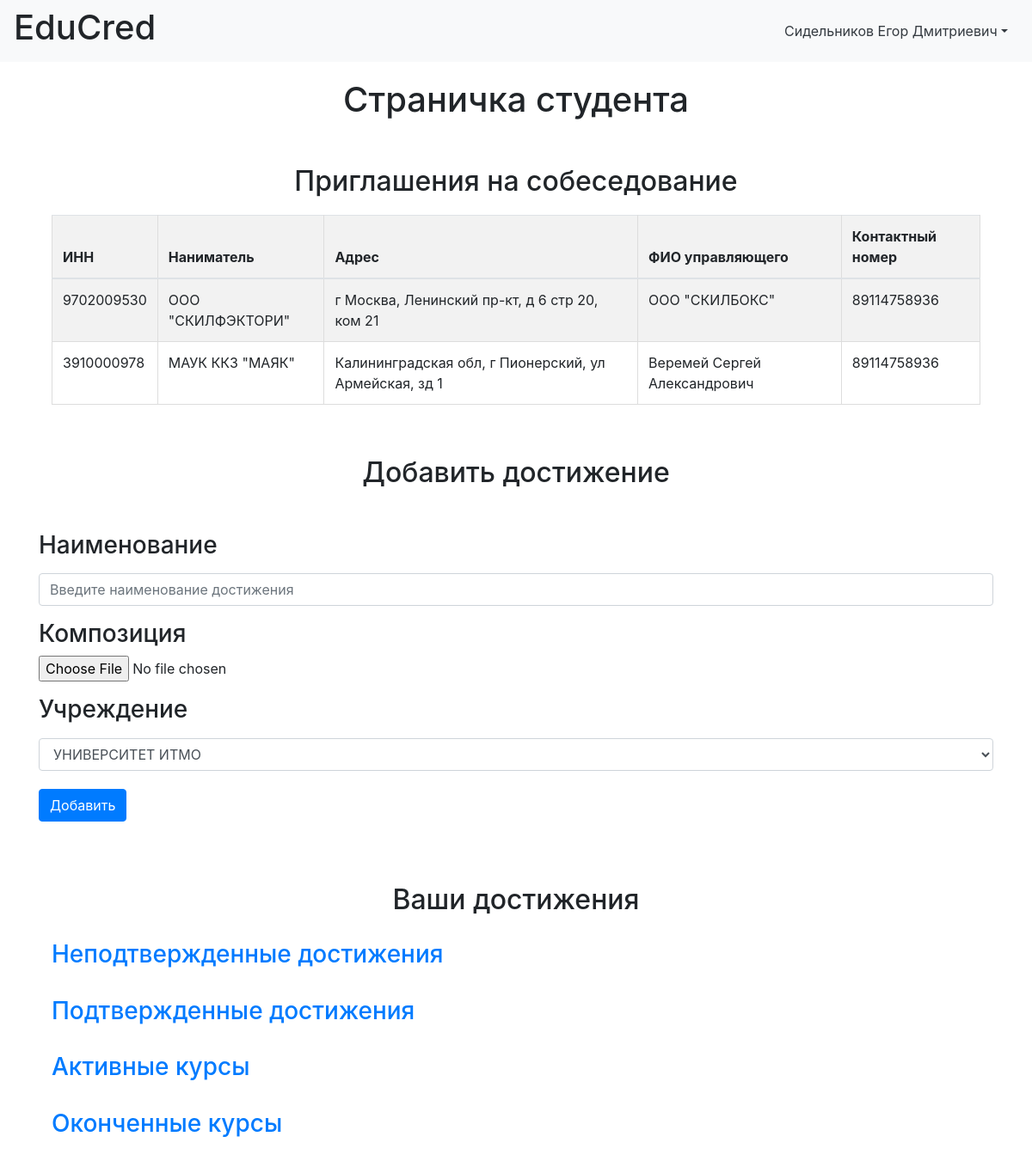
The app's page /student_workspace (signed in) with its own data.
### data/Students.py (models this page shows)
class Student(SqlAlchemyBase, UserMixin, SerializerMixin):
    __tablename__ = "students"
    id = sqlalchemy.Column(sqlalchemy.Integer, primary_key=True, autoincrement=True)
    user_id = sqlalchemy.Column(sqlalchemy.Integer, sqlalchemy.ForeignKey("users.id"), nullable=False)
    student_nsp = sqlalchemy.Column(sqlalchemy.String, nullable=False)
    born = sqlalchemy.Column(sqlalchemy.DateTime, nullable=False)
    phone_num = sqlalchemy.Column(sqlalchemy.String, nullable=False)
    about = sqlalchemy.Column(sqlalchemy.String, nullable=True)
    employer_id = sqlalchemy.Column(sqlalchemy.String, nullable=True)
    user = orm.relationship("User", back_populates="student")
    achievements = orm.relationship("Achievement", back_populates="student")

### data/Employers.py (models this page shows)
class Employer(SqlAlchemyBase, UserMixin, SerializerMixin):
    __tablename__ = "employers"
    id = sqlalchemy.Column(sqlalchemy.Integer, primary_key=True, autoincrement=True)
    user_id = sqlalchemy.Column(sqlalchemy.Integer, sqlalchemy.ForeignKey("users.id"))
    INN = sqlalchemy.Column(sqlalchemy.Integer, nullable=False)
    title = sqlalchemy.Column(sqlalchemy.String, nullable=True)
    address = sqlalchemy.Column(sqlalchemy.String, nullable=True)
    boss_nsp = sqlalchemy.Column(sqlalchemy.String, nullable=True)
    phone_num = sqlalchemy.Column(sqlalchemy.String, nullable=True)
    scope = sqlalchemy.Column(sqlalchemy.String, nullable=True)
    user = orm.relationship("User", back_populates="employer")

### server.py (the view, shortened to what this page needs)
@app.route('/student_workspace', methods=['GET', 'POST'])
@login_required
def student_workspace():
    db_sess = db_session.create_session()
    user = db_sess.query(User).get(current_user.id)
    student = user.student
    form = UploadMusicForm()
    approved_achievements_data = []
    nonapproved_achievements_data = []
    active_courses_data = []
    inactive_courses_data = []
    employers_data = []
    student_fullname = student.student_nsp.strip()
    univers = db_sess.query(University).all()
    form.univer_title.choices = [(u.title, u.title) for u in univers]
    employers_ids = list(map(int, student.employer_id.split(';')))
    employers = db_sess.query(Employer).filter(
        Employer.id.in_(employers_ids)
    ).all()
    for e in employers:
        employers_data.append({
            'INN': e.INN,
            'title': e.title,
            'address': e.address,
            'boss_nsp': e.boss_nsp,
            'phone_num': e.phone_num
        })
    approved_achievements = db_sess.query(Achievement).filter(
        Achievement.student_id == student.id,
        Achievement.approve_path.isnot(None),
        Achievement.approve_path != "Not Required"
    ).all()
    nonapproved_achievements = db_sess.query(Achievement).filter(
        Achievement.student_id == student.id,
        Achievement.approve_path.is_(None)
    ).all()
    active_courses = db_sess.query(Achievement).filter(
        Achievement.student_id == student.id,
        Achievement.approve_path == "Not Required",
        Achievement.end_date.is_(None),
    ).all()
    inactive_courses = db_sess.query(Achievement).filter(
        Achievement.student_id == student.id,
        Achievement.end_date.isnot(None),
        Achievement.end_date != "",
        Achievement.approve_path == "Not Required"
    ).all()
    for a in approved_achievements:
        university = db_sess.query(University).filter(University.id == a.university_id).first()
        approved_achievements_data.append({
            'token': a.token,
            'title': a.title,
            'university_title': university.title if university else "",
            'student_id': student.id,
            'file_path': a.file_path,
            'approve': a.approve_path
        })
    for a in nonapproved_achievements:
        university = db_sess.query(University).filter(University.id == a.university_id).first()
        nonapproved_achievements_data.append({
            'title': a.title,
            'university_title': university.title if university else "",
            'student_id': student.id,
            'file_path': a.file_path,
        })
    session['student_id_current'] = student.id
    return render_template('student_workspace.html',
                           form=form,
                           joined_title=student_fullname,
                           approved_achievements=approved_achievements_data,
                           nonapproved_achievements=nonapproved_achievements_data,
                           active_courses=active_courses_data,
                           inactive_courses=inactive_courses_data,
                           employers=employers_data,
                           style=url_for('static', filename='css/style.css'))

### data/upload_music_form.py
class UploadMusicForm(FlaskForm):
    name = StringField("Наименование", validators=[DataRequired()])
    audio = FileField("Загрузить", validators=[FileAllowed(tuple('wav mp3 aac ogg oga flac'.split()), 'Только Аудио!'),
                      FileRequired('Пустой файл!')])
    univer_title = SelectField("Учреждение", choices=[], validators=[DataRequired()])
    submit = SubmitField("Добавить")

### data/db_session.py (called while the page is built)
def create_session() -> Session:
    global __factory
    return __factory()

### server.py (called while the page is built)
@login_manager.user_loader
def load_user(user_id):
    db_sess = db_session.create_session()
    return db_sess.query(User).get(user_id)

### templates/student_workspace.html (shortened to what this page needs)
{% extends "workspace_base.html" %}
{% block content %}
<h1 align="center">Страничка студента</h1>
<div class="container">
    <br>
    <h2 align="center">Приглашения на собеседование</h2>
    {% if employers %}
    <div class="table-box">
        <table class="table table-striped">
            <thead>
            <tr>
                <th>ИНН</th>
                <th>Наниматель</th>
                <th>Адрес</th>
                <th>ФИО управляющего</th>
                <th>Контактный номер</th>
            </tr>
            </thead>
            <tbody>
            {% for emp in employers %}
            <tr>
                <td>{{ emp.INN }}</td>
                <td>{{ emp.title }}</td>
                <td>{{ emp.address }}</td>
                <td>{{ emp.boss_nsp }}</td>
                <td>{{ emp.phone_num }}</td>
            </tr>
            {% endfor %}
            </tbody>
        </table>
    </div>
    {% endif %}
</div>
<br>
<h2 align="center">Добавить достижение</h2>
<br>
<form method="POST" enctype="multipart/form-data">
    <div class="form-group">
        <h3>{{ form.name.label }}</h3>
        <p>{{ form.name(class="form-control", placeholder="Введите наименование достижения") }}</p>
        <h3>Композиция</h3>
        <p>{{ form.audio()}}</p>
        <h3>{{ form.univer_title.label }}</h3>
        <p>{{ form.univer_title(class="form-control") }}</p>
        <p>{{ form.submit(class="btn btn-primary mb-2") }}</p>
    </div>
</form>
<br>
<br>
<h2 align="center">Ваши достижения</h2>
<div class="container">
    <a class="d-block fw-bold text-decoration-none"
       data-bs-toggle="collapse"
       href="#unconfirmed"
       role="button"
       aria-expanded="false"
       aria-controls="unconfirmed"><h3>Неподтвержденные достижения</h3></a>
    <br>
    <a class="d-block fw-bold text-decoration-none"
       data-bs-toggle="collapse"
       href="#confirmed"
       role="button"
       aria-expanded="false"
       aria-controls="confirmed">
        <h3>Подтвержденные достижения</h3>
    </a>
    <br>
    <a class="d-block fw-bold text-decoration-none"
       data-bs-toggle="collapse"
       href="#active"
       role="button"
       aria-expanded="false"
       aria-controls="active">
        <h3>Активные курсы</h3>
    </a>
    <br>
    <a class="d-block fw-bold text-decoration-none"
       data-bs-toggle="collapse"
       href="#completed"
       role="button"
       aria-expanded="false"
       aria-controls="completed">
        <h3>Оконченные курсы</h3>
    </a>
</div>
{% endblock %}

### templates/workspace_base.html (shortened to what this page needs)
<!doctype html>
<html lang="en">
<head>
    <link rel="stylesheet" type="text/css" href="{{ style }}"/>
    <link
            rel="stylesheet"
            href="https://stackpath.bootstrapcdn.com/bootstrap/4.4.1/css/bootstrap.min.css"
    >
</head>
<body>
<header>
    <nav class="navbar navbar-light bg-light">
        <h1>EduCred</h1>
        <aside class="col-3 bg-light border-end p-3 d-flex flex-column">
            <div class="dropdown">
                <a
                        href="#"
                        class="d-flex align-items-center text-decoration-none text-dark dropdown-toggle"
                        id="userMenu"
                        data-toggle="dropdown"
                        aria-haspopup="true"
                        aria-expanded="false"
                >
                    <span>{{ joined_title }}</span>
                </a>
            </div>
        </aside>
    </nav>
</header>
<main role="main" class="container">
    {% block content %}{% endblock %}
</main>
</body>
</html>

### static/css/style.css (style rules this page uses)
.btn { display: inline-block; padding: 6px 12px; margin: 5px 0; font-size: 16px; font-weight: bold; background-color: #4CAF50; color: white; border: none; text-decoration: none; cursor: pointer; border-radius: 4px; }
.container { max-width: 900px; margin: 0 auto; padding: 20px; }
.table-box table { width: 100%; border-collapse: collapse; margin-top: 20px; }
.table-box th, .table-box td { border: 1px solid #ddd; padding: 8px; text-align: left; }
.table-box th { background-color: #f2f2f2; }
.d-flex { display: flex; }

### records on screen
Student: student_nsp "Сидельников Егор Дмитриевич"
Employer: INN "9702009530", title "ООО \"СКИЛФЭКТОРИ\"", address "г Москва, Ленинский пр-кт, д 6 стр 20, ком 21", boss_nsp "ООО \"СКИЛБОКС\"", phone_num "89114758936"
Employer: INN "3910000978", title "МАУК ККЗ \"МАЯК\"", address "Калининградская обл, г Пионерский, ул Армейская, зд 1", boss_nsp "Веремей Сергей Александрович", phone_num "89114758936"
